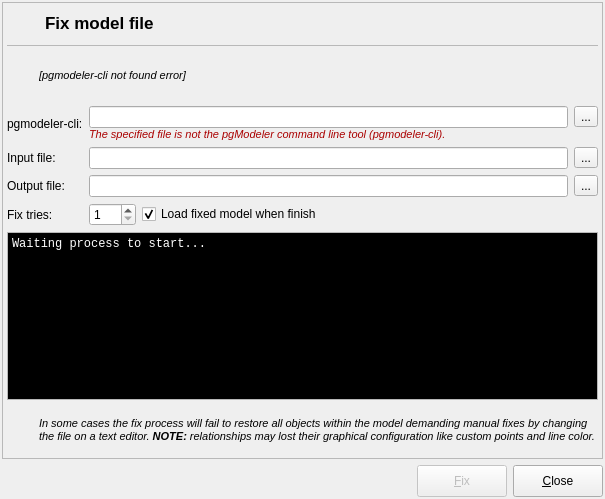
<?xml version="1.0" encoding="UTF-8"?>
<ui version="4.0">
 <class>ModelFixForm</class>
 <widget class="QDialog" name="ModelFixForm">
  <property name="windowModality">
   <enum>Qt::ApplicationModal</enum>
  </property>
  <property name="geometry">
   <rect>
    <x>0</x>
    <y>0</y>
    <width>605</width>
    <height>499</height>
   </rect>
  </property>
  <property name="sizePolicy">
   <sizepolicy hsizetype="Preferred" vsizetype="Preferred">
    <horstretch>0</horstretch>
    <verstretch>0</verstretch>
   </sizepolicy>
  </property>
  <property name="minimumSize">
   <size>
    <width>500</width>
    <height>390</height>
   </size>
  </property>
  <property name="maximumSize">
   <size>
    <width>16777215</width>
    <height>16777215</height>
   </size>
  </property>
  <property name="windowTitle">
   <string>Model file fix</string>
  </property>
  <property name="windowIcon">
   <iconset resource="../res/resources.qrc">
    <normaloff>:/icones/icones/pgsqlModeler48x48.png</normaloff>:/icones/icones/pgsqlModeler48x48.png</iconset>
  </property>
  <layout class="QGridLayout" name="gridLayout_3">
   <property name="leftMargin">
    <number>2</number>
   </property>
   <property name="topMargin">
    <number>2</number>
   </property>
   <property name="rightMargin">
    <number>2</number>
   </property>
   <property name="bottomMargin">
    <number>2</number>
   </property>
   <item row="1" column="0">
    <widget class="QLabel" name="label">
     <property name="text">
      <string/>
     </property>
     <property name="pixmap">
      <pixmap resource="../res/resources.qrc">:/imagens/imagens/pgmodeler_name.png</pixmap>
     </property>
    </widget>
   </item>
   <item row="1" column="3">
    <layout class="QHBoxLayout" name="horizontalLayout">
     <item>
      <spacer>
       <property name="orientation">
        <enum>Qt::Horizontal</enum>
       </property>
       <property name="sizeHint" stdset="0">
        <size>
         <width>186</width>
         <height>27</height>
        </size>
       </property>
      </spacer>
     </item>
     <item>
      <widget class="QPushButton" name="fix_btn">
       <property name="enabled">
        <bool>false</bool>
       </property>
       <property name="sizePolicy">
        <sizepolicy hsizetype="Preferred" vsizetype="Fixed">
         <horstretch>0</horstretch>
         <verstretch>0</verstretch>
        </sizepolicy>
       </property>
       <property name="minimumSize">
        <size>
         <width>90</width>
         <height>32</height>
        </size>
       </property>
       <property name="maximumSize">
        <size>
         <width>16777215</width>
         <height>16777215</height>
        </size>
       </property>
       <property name="text">
        <string>&amp;Fix</string>
       </property>
       <property name="icon">
        <iconset resource="../res/resources.qrc">
         <normaloff>:/icones/icones/fixobject.png</normaloff>:/icones/icones/fixobject.png</iconset>
       </property>
       <property name="iconSize">
        <size>
         <width>20</width>
         <height>20</height>
        </size>
       </property>
       <property name="default">
        <bool>true</bool>
       </property>
      </widget>
     </item>
     <item>
      <widget class="QPushButton" name="close_btn">
       <property name="sizePolicy">
        <sizepolicy hsizetype="Preferred" vsizetype="Fixed">
         <horstretch>0</horstretch>
         <verstretch>0</verstretch>
        </sizepolicy>
       </property>
       <property name="minimumSize">
        <size>
         <width>90</width>
         <height>32</height>
        </size>
       </property>
       <property name="maximumSize">
        <size>
         <width>16777215</width>
         <height>16777215</height>
        </size>
       </property>
       <property name="text">
        <string>&amp;Close</string>
       </property>
       <property name="icon">
        <iconset resource="../res/resources.qrc">
         <normaloff>:/icones/icones/fechar1.png</normaloff>:/icones/icones/fechar1.png</iconset>
       </property>
       <property name="iconSize">
        <size>
         <width>20</width>
         <height>20</height>
        </size>
       </property>
       <property name="flat">
        <bool>false</bool>
       </property>
      </widget>
     </item>
    </layout>
   </item>
   <item row="0" column="0" colspan="4">
    <widget class="QFrame" name="frame">
     <property name="enabled">
      <bool>true</bool>
     </property>
     <property name="sizePolicy">
      <sizepolicy hsizetype="Expanding" vsizetype="Expanding">
       <horstretch>0</horstretch>
       <verstretch>0</verstretch>
      </sizepolicy>
     </property>
     <property name="frameShape">
      <enum>QFrame::StyledPanel</enum>
     </property>
     <property name="frameShadow">
      <enum>QFrame::Raised</enum>
     </property>
     <layout class="QGridLayout" name="gridLayout_4">
      <property name="leftMargin">
       <number>4</number>
      </property>
      <property name="topMargin">
       <number>4</number>
      </property>
      <property name="rightMargin">
       <number>4</number>
      </property>
      <property name="bottomMargin">
       <number>4</number>
      </property>
      <item row="0" column="0" colspan="3">
       <layout class="QHBoxLayout" name="horizontalLayout_5">
        <item>
         <widget class="QLabel" name="icon_lbl_2">
          <property name="sizePolicy">
           <sizepolicy hsizetype="Fixed" vsizetype="Fixed">
            <horstretch>0</horstretch>
            <verstretch>0</verstretch>
           </sizepolicy>
          </property>
          <property name="minimumSize">
           <size>
            <width>32</width>
            <height>32</height>
           </size>
          </property>
          <property name="maximumSize">
           <size>
            <width>32</width>
            <height>32</height>
           </size>
          </property>
          <property name="text">
           <string/>
          </property>
          <property name="pixmap">
           <pixmap resource="../res/resources.qrc">:/icones/icones/fixobject.png</pixmap>
          </property>
         </widget>
        </item>
        <item>
         <widget class="QLabel" name="title_lbl">
          <property name="font">
           <font>
            <pointsize>13</pointsize>
            <weight>75</weight>
            <bold>true</bold>
           </font>
          </property>
          <property name="text">
           <string>Fix model file</string>
          </property>
         </widget>
        </item>
       </layout>
      </item>
      <item row="1" column="0" colspan="3">
       <widget class="QFrame" name="div_ln">
        <property name="minimumSize">
         <size>
          <width>0</width>
          <height>1</height>
         </size>
        </property>
        <property name="maximumSize">
         <size>
          <width>16777215</width>
          <height>1</height>
         </size>
        </property>
        <property name="frameShape">
         <enum>QFrame::StyledPanel</enum>
        </property>
        <property name="frameShadow">
         <enum>QFrame::Sunken</enum>
        </property>
       </widget>
      </item>
      <item row="2" column="0" colspan="3">
       <widget class="QFrame" name="message_frm">
        <property name="sizePolicy">
         <sizepolicy hsizetype="Preferred" vsizetype="Fixed">
          <horstretch>0</horstretch>
          <verstretch>0</verstretch>
         </sizepolicy>
        </property>
        <property name="minimumSize">
         <size>
          <width>0</width>
          <height>48</height>
         </size>
        </property>
        <property name="frameShape">
         <enum>QFrame::NoFrame</enum>
        </property>
        <property name="frameShadow">
         <enum>QFrame::Raised</enum>
        </property>
        <layout class="QGridLayout" name="gridLayout">
         <property name="leftMargin">
          <number>2</number>
         </property>
         <property name="topMargin">
          <number>2</number>
         </property>
         <property name="rightMargin">
          <number>2</number>
         </property>
         <property name="bottomMargin">
          <number>2</number>
         </property>
         <item row="0" column="0">
          <widget class="QLabel" name="icon_lbl">
           <property name="minimumSize">
            <size>
             <width>24</width>
             <height>24</height>
            </size>
           </property>
           <property name="maximumSize">
            <size>
             <width>24</width>
             <height>24</height>
            </size>
           </property>
           <property name="text">
            <string/>
           </property>
           <property name="textFormat">
            <enum>Qt::AutoText</enum>
           </property>
           <property name="pixmap">
            <pixmap resource="../res/resources.qrc">:/icones/icones/msgbox_alerta.png</pixmap>
           </property>
           <property name="scaledContents">
            <bool>true</bool>
           </property>
          </widget>
         </item>
         <item row="0" column="1">
          <widget class="QLabel" name="msg_lbl">
           <property name="font">
            <font>
             <pointsize>8</pointsize>
             <weight>50</weight>
             <italic>true</italic>
             <bold>false</bold>
             <underline>false</underline>
             <strikeout>false</strikeout>
             <kerning>true</kerning>
            </font>
           </property>
           <property name="text">
            <string>&lt;html&gt;&lt;head/&gt;&lt;body&gt;&lt;p&gt;[pgmodeler-cli not found error]&lt;/p&gt;&lt;/body&gt;&lt;/html&gt;</string>
           </property>
           <property name="wordWrap">
            <bool>true</bool>
           </property>
          </widget>
         </item>
        </layout>
       </widget>
      </item>
      <item row="3" column="0" colspan="2">
       <widget class="QLabel" name="pgmodeler_cli_lbl">
        <property name="sizePolicy">
         <sizepolicy hsizetype="Fixed" vsizetype="Preferred">
          <horstretch>0</horstretch>
          <verstretch>0</verstretch>
         </sizepolicy>
        </property>
        <property name="text">
         <string>pgmodeler-cli:</string>
        </property>
       </widget>
      </item>
      <item row="3" column="2">
       <layout class="QGridLayout" name="gridLayout_2">
        <property name="verticalSpacing">
         <number>0</number>
        </property>
        <item row="0" column="0">
         <widget class="QLineEdit" name="pgmodeler_cli_edt"/>
        </item>
        <item row="0" column="1">
         <widget class="QToolButton" name="sel_cli_exe_tb">
          <property name="enabled">
           <bool>true</bool>
          </property>
          <property name="toolTip">
           <string>Browse for pgmodeler-cli tool</string>
          </property>
          <property name="text">
           <string>...</string>
          </property>
          <property name="icon">
           <iconset resource="../res/resources.qrc">
            <normaloff>:/icones/icones/abrir.png</normaloff>:/icones/icones/abrir.png</iconset>
          </property>
          <property name="iconSize">
           <size>
            <width>22</width>
            <height>22</height>
           </size>
          </property>
         </widget>
        </item>
        <item row="1" column="0" colspan="2">
         <widget class="QLabel" name="invalid_cli_lbl">
          <property name="palette">
           <palette>
            <active>
             <colorrole role="WindowText">
              <brush brushstyle="SolidPattern">
               <color alpha="255">
                <red>170</red>
                <green>0</green>
                <blue>0</blue>
               </color>
              </brush>
             </colorrole>
            </active>
            <inactive>
             <colorrole role="WindowText">
              <brush brushstyle="SolidPattern">
               <color alpha="255">
                <red>170</red>
                <green>0</green>
                <blue>0</blue>
               </color>
              </brush>
             </colorrole>
            </inactive>
            <disabled>
             <colorrole role="WindowText">
              <brush brushstyle="SolidPattern">
               <color alpha="255">
                <red>128</red>
                <green>128</green>
                <blue>128</blue>
               </color>
              </brush>
             </colorrole>
            </disabled>
           </palette>
          </property>
          <property name="font">
           <font>
            <pointsize>8</pointsize>
            <italic>true</italic>
           </font>
          </property>
          <property name="text">
           <string>The specified file is not the pgModeler command line tool (pgmodeler-cli).</string>
          </property>
         </widget>
        </item>
       </layout>
      </item>
      <item row="4" column="0">
       <widget class="QLabel" name="label_4">
        <property name="sizePolicy">
         <sizepolicy hsizetype="Fixed" vsizetype="Preferred">
          <horstretch>0</horstretch>
          <verstretch>0</verstretch>
         </sizepolicy>
        </property>
        <property name="text">
         <string>Input file:</string>
        </property>
       </widget>
      </item>
      <item row="5" column="0">
       <widget class="QLabel" name="label_5">
        <property name="sizePolicy">
         <sizepolicy hsizetype="Fixed" vsizetype="Preferred">
          <horstretch>0</horstretch>
          <verstretch>0</verstretch>
         </sizepolicy>
        </property>
        <property name="text">
         <string>Output file:</string>
        </property>
       </widget>
      </item>
      <item row="6" column="0">
       <widget class="QLabel" name="label_6">
        <property name="text">
         <string>Fix tries:</string>
        </property>
       </widget>
      </item>
      <item row="7" column="0" colspan="3">
       <widget class="QTextEdit" name="output_txt">
        <property name="sizePolicy">
         <sizepolicy hsizetype="Expanding" vsizetype="Expanding">
          <horstretch>0</horstretch>
          <verstretch>0</verstretch>
         </sizepolicy>
        </property>
        <property name="palette">
         <palette>
          <active>
           <colorrole role="WindowText">
            <brush brushstyle="SolidPattern">
             <color alpha="255">
              <red>255</red>
              <green>255</green>
              <blue>255</blue>
             </color>
            </brush>
           </colorrole>
           <colorrole role="Text">
            <brush brushstyle="SolidPattern">
             <color alpha="255">
              <red>255</red>
              <green>255</green>
              <blue>255</blue>
             </color>
            </brush>
           </colorrole>
           <colorrole role="Base">
            <brush brushstyle="SolidPattern">
             <color alpha="255">
              <red>0</red>
              <green>0</green>
              <blue>0</blue>
             </color>
            </brush>
           </colorrole>
          </active>
          <inactive>
           <colorrole role="WindowText">
            <brush brushstyle="SolidPattern">
             <color alpha="255">
              <red>255</red>
              <green>255</green>
              <blue>255</blue>
             </color>
            </brush>
           </colorrole>
           <colorrole role="Text">
            <brush brushstyle="SolidPattern">
             <color alpha="255">
              <red>255</red>
              <green>255</green>
              <blue>255</blue>
             </color>
            </brush>
           </colorrole>
           <colorrole role="Base">
            <brush brushstyle="SolidPattern">
             <color alpha="255">
              <red>0</red>
              <green>0</green>
              <blue>0</blue>
             </color>
            </brush>
           </colorrole>
          </inactive>
          <disabled>
           <colorrole role="WindowText">
            <brush brushstyle="SolidPattern">
             <color alpha="255">
              <red>128</red>
              <green>128</green>
              <blue>128</blue>
             </color>
            </brush>
           </colorrole>
           <colorrole role="Text">
            <brush brushstyle="SolidPattern">
             <color alpha="255">
              <red>128</red>
              <green>128</green>
              <blue>128</blue>
             </color>
            </brush>
           </colorrole>
           <colorrole role="Base">
            <brush brushstyle="SolidPattern">
             <color alpha="255">
              <red>255</red>
              <green>255</green>
              <blue>255</blue>
             </color>
            </brush>
           </colorrole>
          </disabled>
         </palette>
        </property>
        <property name="font">
         <font>
          <family>Monospace</family>
         </font>
        </property>
        <property name="verticalScrollBarPolicy">
         <enum>Qt::ScrollBarAsNeeded</enum>
        </property>
        <property name="undoRedoEnabled">
         <bool>false</bool>
        </property>
        <property name="html">
         <string>&lt;!DOCTYPE HTML PUBLIC &quot;-//W3C//DTD HTML 4.0//EN&quot; &quot;http://www.w3.org/TR/REC-html40/strict.dtd&quot;&gt;
&lt;html&gt;&lt;head&gt;&lt;meta name=&quot;qrichtext&quot; content=&quot;1&quot; /&gt;&lt;style type=&quot;text/css&quot;&gt;
p, li { white-space: pre-wrap; }
&lt;/style&gt;&lt;/head&gt;&lt;body style=&quot; font-family:'Monospace'; font-size:10pt; font-weight:400; font-style:normal;&quot;&gt;
&lt;p style=&quot; margin-top:0px; margin-bottom:0px; margin-left:0px; margin-right:0px; -qt-block-indent:0; text-indent:0px;&quot;&gt;&lt;span style=&quot; font-size:9pt;&quot;&gt;Waiting process to start...&lt;/span&gt;&lt;/p&gt;&lt;/body&gt;&lt;/html&gt;</string>
        </property>
        <property name="acceptRichText">
         <bool>false</bool>
        </property>
        <property name="textInteractionFlags">
         <set>Qt::TextSelectableByMouse</set>
        </property>
       </widget>
      </item>
      <item row="4" column="2">
       <layout class="QHBoxLayout" name="horizontalLayout_4">
        <item>
         <widget class="QLineEdit" name="input_file_edt"/>
        </item>
        <item>
         <widget class="QToolButton" name="sel_in_file_tb">
          <property name="enabled">
           <bool>true</bool>
          </property>
          <property name="toolTip">
           <string>Select input file</string>
          </property>
          <property name="text">
           <string>...</string>
          </property>
          <property name="icon">
           <iconset resource="../res/resources.qrc">
            <normaloff>:/icones/icones/abrir.png</normaloff>:/icones/icones/abrir.png</iconset>
          </property>
          <property name="iconSize">
           <size>
            <width>22</width>
            <height>22</height>
           </size>
          </property>
         </widget>
        </item>
       </layout>
      </item>
      <item row="5" column="2">
       <layout class="QHBoxLayout" name="horizontalLayout_3">
        <item>
         <widget class="QLineEdit" name="output_file_edt"/>
        </item>
        <item>
         <widget class="QToolButton" name="sel_out_file_tb">
          <property name="enabled">
           <bool>true</bool>
          </property>
          <property name="toolTip">
           <string>Select output file</string>
          </property>
          <property name="text">
           <string>...</string>
          </property>
          <property name="icon">
           <iconset resource="../res/resources.qrc">
            <normaloff>:/icones/icones/abrir.png</normaloff>:/icones/icones/abrir.png</iconset>
          </property>
          <property name="iconSize">
           <size>
            <width>22</width>
            <height>22</height>
           </size>
          </property>
         </widget>
        </item>
       </layout>
      </item>
      <item row="6" column="2">
       <layout class="QHBoxLayout" name="horizontalLayout_2">
        <item>
         <widget class="QSpinBox" name="fix_tries_sb">
          <property name="minimum">
           <number>1</number>
          </property>
          <property name="maximum">
           <number>100</number>
          </property>
         </widget>
        </item>
        <item>
         <widget class="QCheckBox" name="load_model_chk">
          <property name="sizePolicy">
           <sizepolicy hsizetype="Expanding" vsizetype="Fixed">
            <horstretch>0</horstretch>
            <verstretch>0</verstretch>
           </sizepolicy>
          </property>
          <property name="text">
           <string>Load fixed model when finish</string>
          </property>
          <property name="checked">
           <bool>true</bool>
          </property>
         </widget>
        </item>
       </layout>
      </item>
      <item row="8" column="0" colspan="3">
       <widget class="QFrame" name="message_frm_2">
        <property name="sizePolicy">
         <sizepolicy hsizetype="Preferred" vsizetype="Fixed">
          <horstretch>0</horstretch>
          <verstretch>0</verstretch>
         </sizepolicy>
        </property>
        <property name="minimumSize">
         <size>
          <width>0</width>
          <height>48</height>
         </size>
        </property>
        <property name="frameShape">
         <enum>QFrame::NoFrame</enum>
        </property>
        <property name="frameShadow">
         <enum>QFrame::Raised</enum>
        </property>
        <layout class="QGridLayout" name="gridLayout_5">
         <property name="leftMargin">
          <number>2</number>
         </property>
         <property name="topMargin">
          <number>2</number>
         </property>
         <property name="rightMargin">
          <number>2</number>
         </property>
         <property name="bottomMargin">
          <number>2</number>
         </property>
         <item row="0" column="0">
          <widget class="QLabel" name="label_2">
           <property name="minimumSize">
            <size>
             <width>24</width>
             <height>24</height>
            </size>
           </property>
           <property name="maximumSize">
            <size>
             <width>24</width>
             <height>24</height>
            </size>
           </property>
           <property name="text">
            <string/>
           </property>
           <property name="textFormat">
            <enum>Qt::AutoText</enum>
           </property>
           <property name="pixmap">
            <pixmap resource="../res/resources.qrc">:/icones/icones/msgbox_alerta.png</pixmap>
           </property>
           <property name="scaledContents">
            <bool>true</bool>
           </property>
          </widget>
         </item>
         <item row="0" column="1">
          <widget class="QLabel" name="label_3">
           <property name="sizePolicy">
            <sizepolicy hsizetype="Preferred" vsizetype="Expanding">
             <horstretch>0</horstretch>
             <verstretch>0</verstretch>
            </sizepolicy>
           </property>
           <property name="font">
            <font>
             <pointsize>8</pointsize>
             <weight>50</weight>
             <italic>true</italic>
             <bold>false</bold>
             <underline>false</underline>
             <strikeout>false</strikeout>
             <kerning>true</kerning>
            </font>
           </property>
           <property name="text">
            <string>In some cases the fix process will fail to restore all objects within the model demanding manual fixes by changing the file on a text editor. &lt;strong&gt;NOTE:&lt;/strong&gt; relationships may lost their graphical configuration like custom points and line color.</string>
           </property>
           <property name="wordWrap">
            <bool>true</bool>
           </property>
          </widget>
         </item>
        </layout>
       </widget>
      </item>
     </layout>
    </widget>
   </item>
  </layout>
 </widget>
 <resources>
  <include location="../res/resources.qrc"/>
 </resources>
 <connections/>
</ui>
